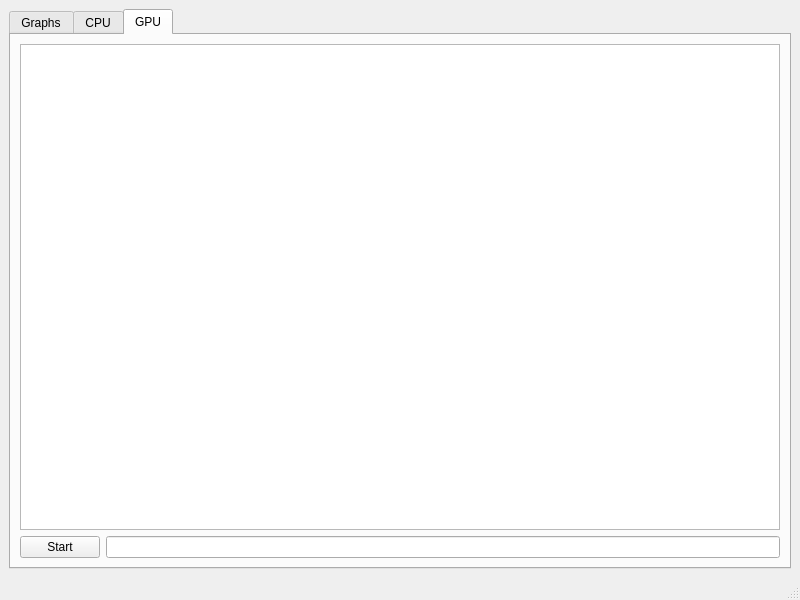
<?xml version="1.0" encoding="UTF-8"?>
<ui version="4.0">
 <class>MainWindow</class>
 <widget class="QMainWindow" name="MainWindow">
  <property name="geometry">
   <rect>
    <x>0</x>
    <y>0</y>
    <width>800</width>
    <height>600</height>
   </rect>
  </property>
  <property name="windowTitle">
   <string>MainWindow</string>
  </property>
  <widget class="QWidget" name="centralwidget">
   <layout class="QVBoxLayout" name="verticalLayout">
    <item>
     <widget class="QTabWidget" name="tabWidget">
      <property name="currentIndex">
       <number>2</number>
      </property>
      <widget class="QWidget" name="tab">
       <attribute name="title">
        <string>Graphs</string>
       </attribute>
       <layout class="QVBoxLayout" name="verticalLayout_3">
        <item>
         <widget class="QSplitter" name="splitter">
          <property name="orientation">
           <enum>Qt::Orientation::Vertical</enum>
          </property>
          <widget class="QWidget" name="chartContainer" native="true">
           <property name="minimumSize">
            <size>
             <width>0</width>
             <height>250</height>
            </size>
           </property>
           <layout class="QVBoxLayout" name="chartLayout"/>
          </widget>
         </widget>
        </item>
       </layout>
      </widget>
      <widget class="QWidget" name="tab_2">
       <attribute name="title">
        <string>CPU</string>
       </attribute>
       <layout class="QVBoxLayout" name="verticalLayout_2">
        <item>
         <widget class="QTableWidget" name="tableWidgetCPU"/>
        </item>
        <item>
         <layout class="QHBoxLayout" name="horizontalLayout">
          <item>
           <widget class="QPushButton" name="startBTN">
            <property name="text">
             <string>Start</string>
            </property>
           </widget>
          </item>
          <item>
           <widget class="QLineEdit" name="argsLineEdit">
            <property name="text">
             <string>1000</string>
            </property>
           </widget>
          </item>
         </layout>
        </item>
       </layout>
      </widget>
      <widget class="QWidget" name="tab_3">
       <attribute name="title">
        <string>GPU</string>
       </attribute>
       <layout class="QVBoxLayout" name="verticalLayout_4">
        <item>
         <widget class="QTableWidget" name="tableWidgetCPU_2"/>
        </item>
        <item>
         <layout class="QHBoxLayout" name="horizontalLayout_2">
          <item>
           <widget class="QPushButton" name="pushButtonGPU">
            <property name="text">
             <string>Start</string>
            </property>
           </widget>
          </item>
          <item>
           <widget class="QLineEdit" name="lineEditGPU"/>
          </item>
         </layout>
        </item>
       </layout>
      </widget>
     </widget>
    </item>
   </layout>
  </widget>
  <widget class="QMenuBar" name="menubar">
   <property name="geometry">
    <rect>
     <x>0</x>
     <y>0</y>
     <width>800</width>
     <height>24</height>
    </rect>
   </property>
  </widget>
  <widget class="QStatusBar" name="statusbar"/>
 </widget>
 <resources/>
 <connections/>
</ui>
